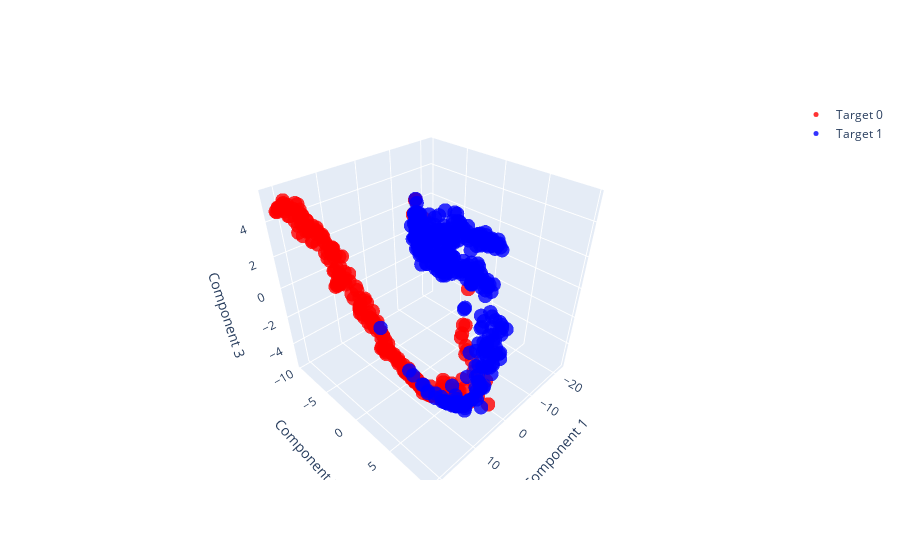

This figure's notebook cell:
### Code cell
import plotly.graph_objects as go
from sklearn.manifold import TSNE
from sklearn.datasets import load_breast_cancer
import numpy as np

# 創建數據和目標變量
data = load_breast_cancer()
X = data.data
y = data.target

# 使用t-SNE進行降維
tsne = TSNE(n_components=3)  # 指定要降維到的維度數量為3
X_tsne = tsne.fit_transform(X)

# 創建3D散點圖
fig = go.Figure()

colors = ['red', 'blue']  # 兩個類別的顏色
# 添加目標變量的不同類別到圖例中
classes = np.unique(y)
for cls in classes:
    indices = np.where(y == cls)[0]
    fig.add_trace(go.Scatter3d(
        x=X_tsne[indices, 0],
        y=X_tsne[indices, 1],
        z=X_tsne[indices, 2],
        mode='markers',
        marker=dict(
            size=5,
            color=colors[cls],  # 使用索引作為顏色編碼
            colorscale='Viridis',
            opacity=0.8
        ),
        name=f'Target {cls}'  # 添加類別到圖例中
    ))

# 設置圖形佈局
fig.update_layout(scene=dict(
    xaxis_title='Component 1',
    yaxis_title='Component 2',
    zaxis_title='Component 3'
))

# 顯示圖形
fig.show()

### Figure 1 — Plotly figure (JSON) as saved in the notebook; plotly's stock layout.template omitted (floating-point values rounded to 4 significant figures; data arrays with more than 128 entries replaced by an {"elided": "..."} marker saying what was removed)
{"data": [{"marker": {"color": "red", "colorscale": [[0, "#440154"], [0.1111, "#482878"], [0.2222, "#3e4989"], [0.3333, "#31688e"], [0.4444, "#26828e"], [0.5556, "#1f9e89"], [0.6667, "#35b779"], [0.7778, "#6ece58"], [0.8889, "#b5de2b"], [1, "#fde725"]], "opacity": 0.8, "size": 5}, "mode": "markers", "name": "Target 0", "type": "scatter3d", "x": {"elided": "212 float values"}, "y": {"elided": "212 float values"}, "z": {"elided": "212 float values"}}, {"marker": {"color": "blue", "colorscale": [[0, "#440154"], [0.1111, "#482878"], [0.2222, "#3e4989"], [0.3333, "#31688e"], [0.4444, "#26828e"], [0.5556, "#1f9e89"], [0.6667, "#35b779"], [0.7778, "#6ece58"], [0.8889, "#b5de2b"], [1, "#fde725"]], "opacity": 0.8, "size": 5}, "mode": "markers", "name": "Target 1", "type": "scatter3d", "x": {"elided": "357 float values"}, "y": {"elided": "357 float values"}, "z": {"elided": "357 float values"}}], "layout": {"scene": {"xaxis": {"title": {"text": "Component 1"}}, "yaxis": {"title": {"text": "Component 2"}}, "zaxis": {"title": {"text": "Component 3"}}}}}
